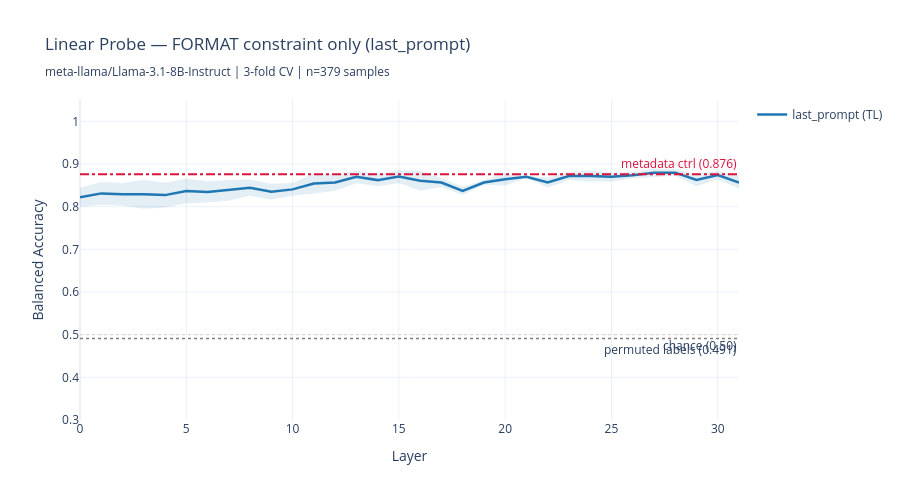

Notebook code cell kept with this figure:
### Code cell
import plotly.graph_objects as go

fig = go.Figure()

layers = probe_fmt["layer"].values
means  = probe_fmt["mean"].values
stds   = probe_fmt["std"].values

# Probe line
fig.add_trace(go.Scatter(
    x=layers, y=means, mode="lines",
    name="last_prompt (TL)",
    line=dict(color="#1f77b4", width=2.5),
))

# CI band
fig.add_trace(go.Scatter(
    x=np.concatenate([layers, layers[::-1]]),
    y=np.concatenate([means + stds, (means - stds)[::-1]]),
    fill="toself", fillcolor="#1f77b4", opacity=0.12,
    line=dict(color="rgba(0,0,0,0)"),
    showlegend=False, hoverinfo="skip",
))

# Metadata control
fig.add_hline(
    y=ctrl_fmt, line_dash="dashdot", line_color="crimson", line_width=2,
    annotation_text=f"metadata ctrl ({ctrl_fmt:.3f})",
    annotation_position="top right",
    annotation_font_color="crimson",
)

# Permuted baseline
fig.add_hline(
    y=perm_mean, line_dash="dot", line_color="gray", line_width=1.5,
    annotation_text=f"permuted labels ({perm_mean:.3f})",
    annotation_position="bottom right",
)

# Chance
fig.add_hline(
    y=0.5, line_dash="dot", line_color="lightgray", line_width=1,
    annotation_text="chance (0.50)", annotation_position="bottom right",
)

fig.update_layout(
    title=(
        f"Linear Probe — FORMAT constraint only (last_prompt)<br>"
        f"<sub>{MODEL_NAME} | {n_folds_fmt}-fold CV | n={len(df_fmt)} samples</sub>"
    ),
    xaxis_title="Layer",
    yaxis_title="Balanced Accuracy",
    yaxis=dict(range=[0.3, 1.05]),
    width=900, height=500,
    template="plotly_white",
)

fig.show()

safe = MODEL_NAME.replace("/", "_")
out_path = REPORTS_DIR / f"probe_format_only_{safe}.html"
fig.write_html(str(out_path))
print(f"Saved: {out_path}")

### Figure 1 — Plotly figure (JSON) as saved in the notebook; plotly's stock layout.template omitted (floating-point values rounded to 4 significant figures)
{"data": [{"line": {"color": "#1f77b4", "width": 2.5}, "mode": "lines", "name": "last_prompt (TL)", "type": "scatter", "x": [0, 1, 2, 3, 4, 5, 6, 7, 8, 9, 10, 11, 12, 13, 14, 15, 16, 17, 18, 19, 20, 21, 22, 23, 24, 25, 26, 27, 28, 29, 30, 31], "y": [0.8218, 0.8311, 0.8291, 0.8291, 0.8271, 0.8367, 0.8347, 0.8387, 0.8446, 0.8352, 0.8405, 0.8544, 0.8567, 0.8698, 0.8622, 0.8706, 0.8608, 0.8567, 0.837, 0.8565, 0.8643, 0.8699, 0.8565, 0.8719, 0.8719, 0.8699, 0.8736, 0.8794, 0.8797, 0.8625, 0.8739, 0.8567]}, {"fill": "toself", "fillcolor": "#1f77b4", "hoverinfo": "skip", "line": {"color": "rgba(0,0,0,0)"}, "opacity": 0.12, "showlegend": false, "type": "scatter", "x": [0, 1, 2, 3, 4, 5, 6, 7, 8, 9, 10, 11, 12, 13, 14, 15, 16, 17, 18, 19, 20, 21, 22, 23, 24, 25, 26, 27, 28, 29, 30, 31, 31, 30, 29, 28, 27, 26, 25, 24, 23, 22, 21, 20, 19, 18, 17, 16, 15, 14, 13, 12, 11, 10, 9, 8, 7, 6, 5, 4, 3, 2, 1, 0], "y": [0.8444, 0.8576, 0.8552, 0.8632, 0.8563, 0.8652, 0.8593, 0.8627, 0.8637, 0.8535, 0.8556, 0.878, 0.876, 0.8847, 0.8765, 0.8856, 0.884, 0.8673, 0.8469, 0.8618, 0.8791, 0.8723, 0.8683, 0.8814, 0.8846, 0.8809, 0.8811, 0.8895, 0.8869, 0.8772, 0.8837, 0.8711, 0.8423, 0.8641, 0.8478, 0.8725, 0.8694, 0.8661, 0.8588, 0.8592, 0.8624, 0.8447, 0.8674, 0.8495, 0.8512, 0.8271, 0.8461, 0.8376, 0.8557, 0.848, 0.855, 0.8374, 0.8309, 0.8254, 0.8168, 0.8254, 0.8147, 0.81, 0.8081, 0.7979, 0.795, 0.803, 0.8046, 0.7992]}], "layout": {"annotations": [{"font": {"color": "crimson"}, "showarrow": false, "text": "metadata ctrl (0.876)", "x": 1, "xanchor": "right", "xref": "x domain", "y": 0.8759, "yanchor": "bottom", "yref": "y"}, {"showarrow": false, "text": "permuted labels (0.491)", "x": 1, "xanchor": "right", "xref": "x domain", "y": 0.4908, "yanchor": "top", "yref": "y"}, {"showarrow": false, "text": "chance (0.50)", "x": 1, "xanchor": "right", "xref": "x domain", "y": 0.5, "yanchor": "top", "yref": "y"}], "height": 500, "shapes": [{"line": {"color": "crimson", "dash": "dashdot", "width": 2}, "type": "line", "x0": 0, "x1": 1, "xref": "x domain", "y0": 0.8759, "y1": 0.8759, "yref": "y"}, {"line": {"color": "gray", "dash": "dot", "width": 1.5}, "type": "line", "x0": 0, "x1": 1, "xref": "x domain", "y0": 0.4908, "y1": 0.4908, "yref": "y"}, {"line": {"color": "lightgray", "dash": "dot", "width": 1}, "type": "line", "x0": 0, "x1": 1, "xref": "x domain", "y0": 0.5, "y1": 0.5, "yref": "y"}], "title": {"text": "Linear Probe — FORMAT constraint only (last_prompt)<br><sub>meta-llama/Llama-3.1-8B-Instruct | 3-fold CV | n=379 samples</sub>"}, "width": 900, "xaxis": {"title": {"text": "Layer"}}, "yaxis": {"range": [0.3, 1.05], "title": {"text": "Balanced Accuracy"}}}}
